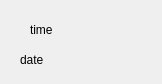
<?xml version="1.0" encoding="UTF-8"?>
<ui version="4.0">
 <class>MainWidget</class>
 <widget class="QWidget" name="MainWidget">
  <property name="geometry">
   <rect>
    <x>0</x>
    <y>0</y>
    <width>162</width>
    <height>84</height>
   </rect>
  </property>
  <property name="windowTitle">
   <string>Form</string>
  </property>
  <widget class="QLabel" name="labDate">
   <property name="geometry">
    <rect>
     <x>20</x>
     <y>50</y>
     <width>121</width>
     <height>20</height>
    </rect>
   </property>
   <property name="text">
    <string notr="true">date</string>
   </property>
  </widget>
  <widget class="QLabel" name="labTime">
   <property name="geometry">
    <rect>
     <x>30</x>
     <y>20</y>
     <width>72</width>
     <height>20</height>
    </rect>
   </property>
   <property name="text">
    <string>time</string>
   </property>
  </widget>
 </widget>
 <resources/>
 <connections/>
</ui>
